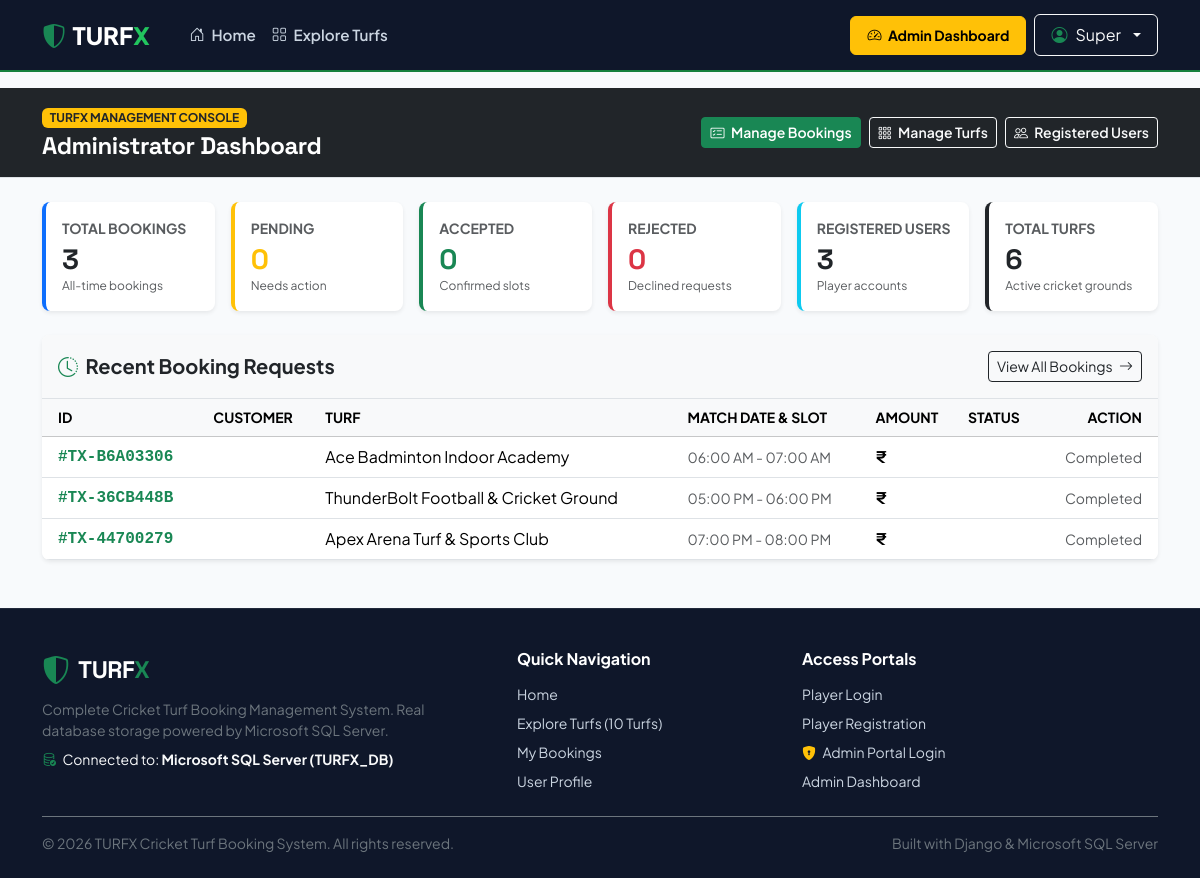
/admin-dashboard/ (signed in), run on the app's committed database.
### booking/models.py (models this page shows, shortened)
class Booking(models.Model):
    STATUS_CHOICES = [
        ('Pending', 'Pending'),
        ('Accepted', 'Accepted'),
        ('Rejected', 'Rejected'),
    ]
    booking_id = models.CharField(max_length=20, unique=True, editable=False)
    user = models.ForeignKey(User, on_delete=models.CASCADE, related_name='bookings')
    turf = models.ForeignKey(Turf, on_delete=models.CASCADE, related_name='bookings')
    booking_date = models.DateField()
    slot = models.ForeignKey(TimeSlot, on_delete=models.CASCADE, related_name='bookings')
    customer_name = models.CharField(max_length=150)
    customer_email = models.EmailField()
    customer_phone = models.CharField(max_length=20)
    total_amount = models.DecimalField(max_digits=10, decimal_places=2)
    status = models.CharField(max_length=20, choices=STATUS_CHOICES, default='Pending')
    admin_notes = models.TextField(blank=True, null=True)
    created_at = models.DateTimeField(auto_now_add=True)
    updated_at = models.DateTimeField(auto_now=True)
    class Meta:
        ordering = ['-booking_date', '-slot__start_time']

class Turf(models.Model):
    name = models.CharField(max_length=150, unique=True)
    slug = models.SlugField(unique=True, blank=True)
    price = models.DecimalField(max_digits=10, decimal_places=2, verbose_name="Hourly Price (₹)")
    location = models.CharField(max_length=200)
    description = models.TextField()
    image_url = models.CharField(max_length=500, blank=True, default="/static/assets/img/hero-carousel/Box-Cricket.jpg")
    image = models.ImageField(upload_to='turfs/', blank=True, null=True)
    is_available = models.BooleanField(default=True, verbose_name="Available for Booking")
    is_featured = models.BooleanField(default=True, verbose_name="Featured on Homepage")
    created_at = models.DateTimeField(auto_now_add=True)
    updated_at = models.DateTimeField(auto_now=True)
    class Meta:
        ordering = ['price', 'name']

class TimeSlot(models.Model):
    start_time = models.TimeField()
    end_time = models.TimeField()
    is_active = models.BooleanField(default=True)
    class Meta:
        ordering = ['start_time']
        unique_together = ('start_time', 'end_time')
    @property
    def label(self):
        return f"{self.start_time.strftime('%I:%M %p')} - {self.end_time.strftime('%I:%M %p')}"

### booking/views.py (the view)
# urls.py: path('admin-dashboard/', views.admin_dashboard, name='admin_dashboard'),
@user_passes_test(is_admin_user, login_url='admin_login')
def admin_dashboard(request):
    total_bookings = Booking.objects.count()
    pending_bookings = Booking.objects.filter(status='Pending').count()
    accepted_bookings = Booking.objects.filter(status='Accepted').count()
    rejected_bookings = Booking.objects.filter(status='Rejected').count()
    total_users = User.objects.filter(is_staff=False).count()
    total_turfs = Turf.objects.count()
    recent_bookings = Booking.objects.select_related('turf', 'user', 'slot').order_by('-created_at')[:10]
    context = {
        'total_bookings': total_bookings,
        'pending_bookings': pending_bookings,
        'accepted_bookings': accepted_bookings,
        'rejected_bookings': rejected_bookings,
        'total_users': total_users,
        'total_turfs': total_turfs,
        'recent_bookings': recent_bookings,
    }
    return render(request, 'admin_dashboard.html', context)

### booking/templates/admin_dashboard.html (shortened to what this page needs)
{% extends 'base.html' %}
{% load static %}
{% block content %}
<div class="bg-dark text-white py-3 border-bottom">
    <div class="container d-flex flex-column flex-md-row justify-content-between align-items-md-center gap-2">
        <div>
            <div class="badge bg-warning text-dark mb-1">TURFX MANAGEMENT CONSOLE</div>
            <h1 class="h4 fw-bold mb-0">Administrator Dashboard</h1>
        </div>
        <div class="d-flex gap-2">
            <a href="{% url 'admin_bookings' %}" class="btn btn-success btn-sm fw-semibold">
                <i class="bi bi-card-checklist me-1"></i> Manage Bookings
            </a>
            <a href="{% url 'admin_turfs' %}" class="btn btn-outline-light btn-sm fw-semibold">
                <i class="bi bi-grid-3x3-gap me-1"></i> Manage Turfs
            </a>
            <a href="{% url 'admin_users' %}" class="btn btn-outline-light btn-sm fw-semibold">
                <i class="bi bi-people me-1"></i> Registered Users
            </a>
        </div>
    </div>
</div>
<div class="container py-4">
    <div class="row g-3 mb-4">
        <div class="col-lg-2 col-md-4 col-6">
            <div class="card border-0 rounded-3 p-3 shadow-sm bg-white h-100 border-start border-4 border-primary">
                <div class="text-muted small text-uppercase fw-bold">Total Bookings</div>
                <h3 class="fw-bold text-dark mt-1 mb-0">{{ total_bookings }}</h3>
                <small class="text-muted" style="font-size: 0.75rem;">All-time bookings</small>
            </div>
        </div>
        <div class="col-lg-2 col-md-4 col-6">
            <div class="card border-0 rounded-3 p-3 shadow-sm bg-white h-100 border-start border-4 border-warning">
                <div class="text-muted small text-uppercase fw-bold">Pending</div>
                <h3 class="fw-bold text-warning mt-1 mb-0">{{ pending_bookings }}</h3>
                <small class="text-muted" style="font-size: 0.75rem;">Needs action</small>
            </div>
        </div>
        <div class="col-lg-2 col-md-4 col-6">
            <div class="card border-0 rounded-3 p-3 shadow-sm bg-white h-100 border-start border-4 border-success">
                <div class="text-muted small text-uppercase fw-bold">Accepted</div>
                <h3 class="fw-bold text-success mt-1 mb-0">{{ accepted_bookings }}</h3>
                <small class="text-muted" style="font-size: 0.75rem;">Confirmed slots</small>
            </div>
        </div>
        <div class="col-lg-2 col-md-4 col-6">
            <div class="card border-0 rounded-3 p-3 shadow-sm bg-white h-100 border-start border-4 border-danger">
                <div class="text-muted small text-uppercase fw-bold">Rejected</div>
                <h3 class="fw-bold text-danger mt-1 mb-0">{{ rejected_bookings }}</h3>
                <small class="text-muted" style="font-size: 0.75rem;">Declined requests</small>
            </div>
        </div>
        <div class="col-lg-2 col-md-4 col-6">
            <div class="card border-0 rounded-3 p-3 shadow-sm bg-white h-100 border-start border-4 border-info">
                <div class="text-muted small text-uppercase fw-bold">Registered Users</div>
                <h3 class="fw-bold text-dark mt-1 mb-0">{{ total_users }}</h3>
                <small class="text-muted" style="font-size: 0.75rem;">Player accounts</small>
            </div>
        </div>
        <div class="col-lg-2 col-md-4 col-6">
            <div class="card border-0 rounded-3 p-3 shadow-sm bg-white h-100 border-start border-4 border-dark">
                <div class="text-muted small text-uppercase fw-bold">Total Turfs</div>
                <h3 class="fw-bold text-dark mt-1 mb-0">{{ total_turfs }}</h3>
                <small class="text-muted" style="font-size: 0.75rem;">Active cricket grounds</small>
            </div>
        </div>
    </div>
    <div class="card border-0 rounded-3 shadow-sm bg-white overflow-hidden mb-4">
        <div class="p-3 border-bottom d-flex justify-content-between align-items-center bg-light">
            <h5 class="fw-bold text-dark mb-0"><i class="bi bi-clock-history me-1 text-success"></i> Recent Booking Requests</h5>
            <a href="{% url 'admin_bookings' %}" class="btn btn-outline-dark btn-sm">
                View All Bookings <i class="bi bi-arrow-right ms-1"></i>
            </a>
        </div>
        <div class="table-responsive">
            <table class="table table-hover align-middle mb-0">
                <thead class="table-light small text-uppercase">
                    <tr>
                        <th class="ps-3">ID</th>
                        <th>Customer</th>
                        <th>Turf</th>
                        <th>Match Date &amp; Slot</th>
                        <th>Amount</th>
                        <th>Status</th>
                        <th class="text-end pe-3">Action</th>
                    </tr>
                </thead>
                <tbody>
                    {% for b in recent_bookings %}
                        <tr>
                            <td class="ps-3 fw-bold font-monospace text-success">#{{ b.booking_id }}</td>
                            <td>
                            </td>
                            <td>{{ b.turf.name }}</td>
                            <td>
                                <small class="text-muted">{{ b.slot.label }}</small>
                            </td>
                            <td class="fw-bold">₹{{ b.total_amount|floatformat:0 }}</td>
                            <td>
                            </td>
                            <td class="text-end pe-3">
                                {% if b.status == 'Pending' %}
                                    <div class="btn-group btn-group-sm">
                                        <a href="{% url 'admin_accept_booking' b.booking_id %}" class="btn btn-success" title="Accept Booking">
                                            <i class="bi bi-check-lg"></i> Accept
                                        </a>
                                        <a href="{% url 'admin_reject_booking' b.booking_id %}" class="btn btn-outline-danger" title="Reject Booking">
                                            <i class="bi bi-x-lg"></i> Reject
                                        </a>
                                    </div>
                                {% else %}
                                    <span class="small text-muted">Completed</span>
                                {% endif %}
                            </td>
                        </tr>
                    {% empty %}
                        <tr>
                            <td colspan="7" class="text-center py-4 text-muted">No bookings recorded yet.</td>
                        </tr>
                    {% endfor %}
                </tbody>
            </table>
        </div>
    </div>
</div>
{% endblock %}

### booking/templates/base.html (shortened to what this page needs)
{% load static %}
<!DOCTYPE html>
<html lang="en">
<head>
    <link href="https://cdn.jsdelivr.net/npm/bootstrap@5.3.3/dist/css/bootstrap.min.css" rel="stylesheet">
    <link rel="stylesheet" href="https://cdn.jsdelivr.net/npm/bootstrap-icons@1.11.3/font/bootstrap-icons.min.css">
</head>
<body>
    <nav class="navbar navbar-expand-lg navbar-dark navbar-turfx sticky-top">
        <div class="container">
            <a class="navbar-brand" href="{% url 'home' %}">
                <i class="bi bi-shield-shaded text-success"></i>
                <span>TURF<span class="accent">X</span></span>
            </a>
            <div class="collapse navbar-collapse" id="turfxNavbar">
                <ul class="navbar-nav me-auto mb-2 mb-lg-0 ms-lg-3">
                    <li class="nav-item">
                        <a class="nav-link {% if request.resolver_match.url_name == 'home' %}active{% endif %}" href="{% url 'home' %}">
                            <i class="bi bi-house-door me-1"></i> Home
                        </a>
                    </li>
                    <li class="nav-item">
                        <a class="nav-link {% if request.resolver_match.url_name == 'turf_list' %}active{% endif %}" href="{% url 'turf_list' %}">
                            <i class="bi bi-grid me-1"></i> Explore Turfs
                        </a>
                    </li>
                </ul>
                <div class="d-flex align-items-center gap-2">
                    {% if request.user.is_authenticated %}
                        {% if request.user.is_staff or request.user.is_superuser %}
                            <a href="{% url 'admin_dashboard' %}" class="btn btn-warning btn-sm fw-bold px-3 py-2 rounded-2">
                                <i class="bi bi-speedometer2 me-1"></i> Admin Dashboard
                            </a>
                        {% endif %}
                        <div class="dropdown">
                            <button class="btn btn-outline-light dropdown-toggle d-flex align-items-center gap-2 rounded-2 px-3 py-2" type="button" data-bs-toggle="dropdown">
                                <i class="bi bi-person-circle text-success"></i>
                                <span>{{ request.user.first_name|default:request.user.username }}</span>
                            </button>
                        </div>
                    {% endif %}
                </div>
            </div>
        </div>
    </nav>
    <main class="flex-grow-1">
        {% block content %}{% endblock %}
    </main>
    <footer class="footer-turfx">
        <div class="container">
            <div class="row g-4 mb-4">
                <div class="col-md-5">
                    <div class="d-flex align-items-center gap-2 mb-2">
                        <i class="bi bi-shield-shaded text-success fs-3"></i>
                        <span class="brand-font fs-4 fw-bold text-white">TURF<span class="text-success">X</span></span>
                    </div>
                    <p class="small text-secondary mb-2" style="max-width: 400px;">
                        Complete Cricket Turf Booking Management System. Real database storage powered by Microsoft SQL Server.
                    </p>
                    <div class="small text-light">
                        <i class="bi bi-database-check text-success me-1"></i> Connected to: <strong>Microsoft SQL Server (TURFX_DB)</strong>
                    </div>
                </div>
                <div class="col-md-3 col-6">
                    <h6 class="text-white fw-bold mb-3">Quick Navigation</h6>
                    <ul class="list-unstyled small d-flex flex-column gap-2 mb-0">
                        <li><a href="{% url 'home' %}">Home</a></li>
                        <li><a href="{% url 'turf_list' %}">Explore Turfs (10 Turfs)</a></li>
                        <li><a href="{% url 'my_bookings' %}">My Bookings</a></li>
                        <li><a href="{% url 'profile' %}">User Profile</a></li>
                    </ul>
                </div>
                <div class="col-md-4 col-6">
                    <h6 class="text-white fw-bold mb-3">Access Portals</h6>
                    <ul class="list-unstyled small d-flex flex-column gap-2 mb-0">
                        <li><a href="{% url 'login' %}">Player Login</a></li>
                        <li><a href="{% url 'register' %}">Player Registration</a></li>
                        <li><a href="{% url 'admin_login' %}"><i class="bi bi-shield-lock-fill text-warning me-1"></i> Admin Portal Login</a></li>
                        <li><a href="{% url 'admin_dashboard' %}">Admin Dashboard</a></li>
                    </ul>
                </div>
            </div>
            <div class="border-top border-secondary pt-3 d-flex flex-column flex-sm-row justify-content-between align-items-center gap-2 small text-secondary">
                <div>
                    &copy; {% now "Y" %} TURFX Cricket Turf Booking System. All rights reserved.
                </div>
                <div>
                    Built with Django &amp; Microsoft SQL Server
                </div>
            </div>
        </div>
    </footer>
</body>
</html>

### data on the page
Booking: booking_id "TX-B6A03306", turf.name "Ace Badminton Indoor Academy", slot.label "06:00 AM - 07:00 AM", status "Completed"
Booking: booking_id "TX-36CB448B", turf.name "ThunderBolt Football & Cricket Ground", slot.label "05:00 PM - 06:00 PM", status "Completed"
Booking: booking_id "TX-44700279", turf.name "Apex Arena Turf & Sports Club", slot.label "07:00 PM - 08:00 PM", status "Completed"

### other printed values
{{ request.user.first_name|default:request.user.username }} "Super"
{{ total_bookings }} "3"
{{ pending_bookings }} "0"
{{ accepted_bookings }} "0"
{{ rejected_bookings }} "0"
{{ total_users }} "3"
{{ total_turfs }} "6"
